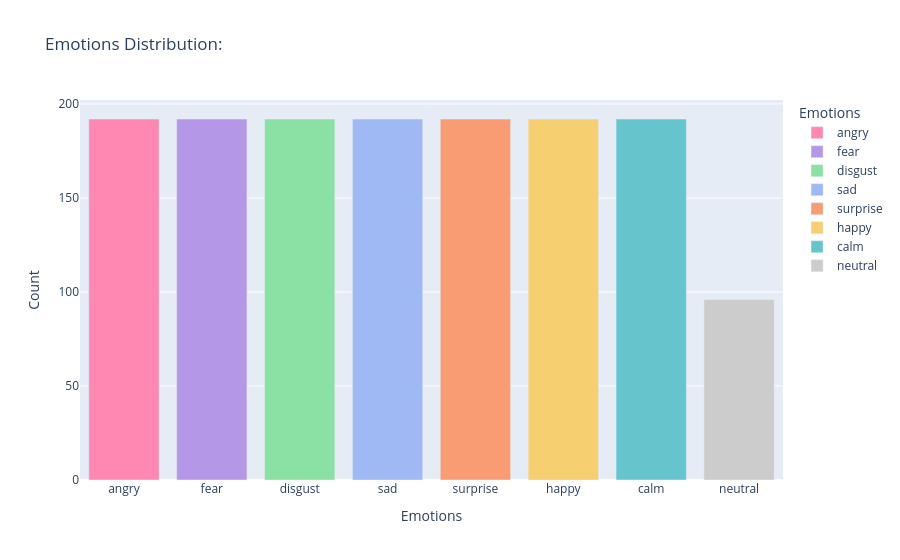

Notebook source saved alongside this figure:
### Markdown cell above
#### 4.1. Visualizando quais são as principais emoções presentes em nosso dataframe

### Code cell
emotion_counts = Ravdess_df['Emotions'].value_counts().reset_index()
emotion_counts.columns = ['Emotions', 'Count']

fig = px.bar(
    emotion_counts,
    x = 'Emotions',
    y = 'Count',
    color = 'Emotions',
    title = 'Emotions Distribution:',
    color_discrete_sequence = ['rgb(254, 136, 177)', 'rgb(180, 151, 231)', 'rgb(139, 224, 164)', 'rgb(158, 185, 243)', 'rgb(248, 156, 116)', 'rgb(246, 207, 113)', 'rgb(102, 197, 204)', 'rgb(204, 204, 204)']
)
fig.show()

### Figure 1 — Plotly figure (JSON) as saved in the notebook; plotly's stock layout.template omitted (floating-point values rounded to 4 significant figures)
{"data": [{"hovertemplate": "Emotions=%{x}<br>Count=%{y}<extra></extra>", "legendgroup": "angry", "marker": {"color": "rgb(254, 136, 177)", "pattern": {"shape": ""}}, "name": "angry", "orientation": "v", "showlegend": true, "textposition": "auto", "type": "bar", "x": ["angry"], "xaxis": "x", "y": [192], "yaxis": "y"}, {"hovertemplate": "Emotions=%{x}<br>Count=%{y}<extra></extra>", "legendgroup": "fear", "marker": {"color": "rgb(180, 151, 231)", "pattern": {"shape": ""}}, "name": "fear", "orientation": "v", "showlegend": true, "textposition": "auto", "type": "bar", "x": ["fear"], "xaxis": "x", "y": [192], "yaxis": "y"}, {"hovertemplate": "Emotions=%{x}<br>Count=%{y}<extra></extra>", "legendgroup": "disgust", "marker": {"color": "rgb(139, 224, 164)", "pattern": {"shape": ""}}, "name": "disgust", "orientation": "v", "showlegend": true, "textposition": "auto", "type": "bar", "x": ["disgust"], "xaxis": "x", "y": [192], "yaxis": "y"}, {"hovertemplate": "Emotions=%{x}<br>Count=%{y}<extra></extra>", "legendgroup": "sad", "marker": {"color": "rgb(158, 185, 243)", "pattern": {"shape": ""}}, "name": "sad", "orientation": "v", "showlegend": true, "textposition": "auto", "type": "bar", "x": ["sad"], "xaxis": "x", "y": [192], "yaxis": "y"}, {"hovertemplate": "Emotions=%{x}<br>Count=%{y}<extra></extra>", "legendgroup": "surprise", "marker": {"color": "rgb(248, 156, 116)", "pattern": {"shape": ""}}, "name": "surprise", "orientation": "v", "showlegend": true, "textposition": "auto", "type": "bar", "x": ["surprise"], "xaxis": "x", "y": [192], "yaxis": "y"}, {"hovertemplate": "Emotions=%{x}<br>Count=%{y}<extra></extra>", "legendgroup": "happy", "marker": {"color": "rgb(246, 207, 113)", "pattern": {"shape": ""}}, "name": "happy", "orientation": "v", "showlegend": true, "textposition": "auto", "type": "bar", "x": ["happy"], "xaxis": "x", "y": [192], "yaxis": "y"}, {"hovertemplate": "Emotions=%{x}<br>Count=%{y}<extra></extra>", "legendgroup": "calm", "marker": {"color": "rgb(102, 197, 204)", "pattern": {"shape": ""}}, "name": "calm", "orientation": "v", "showlegend": true, "textposition": "auto", "type": "bar", "x": ["calm"], "xaxis": "x", "y": [192], "yaxis": "y"}, {"hovertemplate": "Emotions=%{x}<br>Count=%{y}<extra></extra>", "legendgroup": "neutral", "marker": {"color": "rgb(204, 204, 204)", "pattern": {"shape": ""}}, "name": "neutral", "orientation": "v", "showlegend": true, "textposition": "auto", "type": "bar", "x": ["neutral"], "xaxis": "x", "y": [96], "yaxis": "y"}], "layout": {"barmode": "relative", "legend": {"title": {"text": "Emotions"}, "tracegroupgap": 0}, "title": {"text": "Emotions Distribution:"}, "xaxis": {"anchor": "y", "categoryarray": ["angry", "fear", "disgust", "sad", "surprise", "happy", "calm", "neutral"], "categoryorder": "array", "domain": [0, 1], "title": {"text": "Emotions"}}, "yaxis": {"anchor": "x", "domain": [0, 1], "title": {"text": "Count"}}}}
